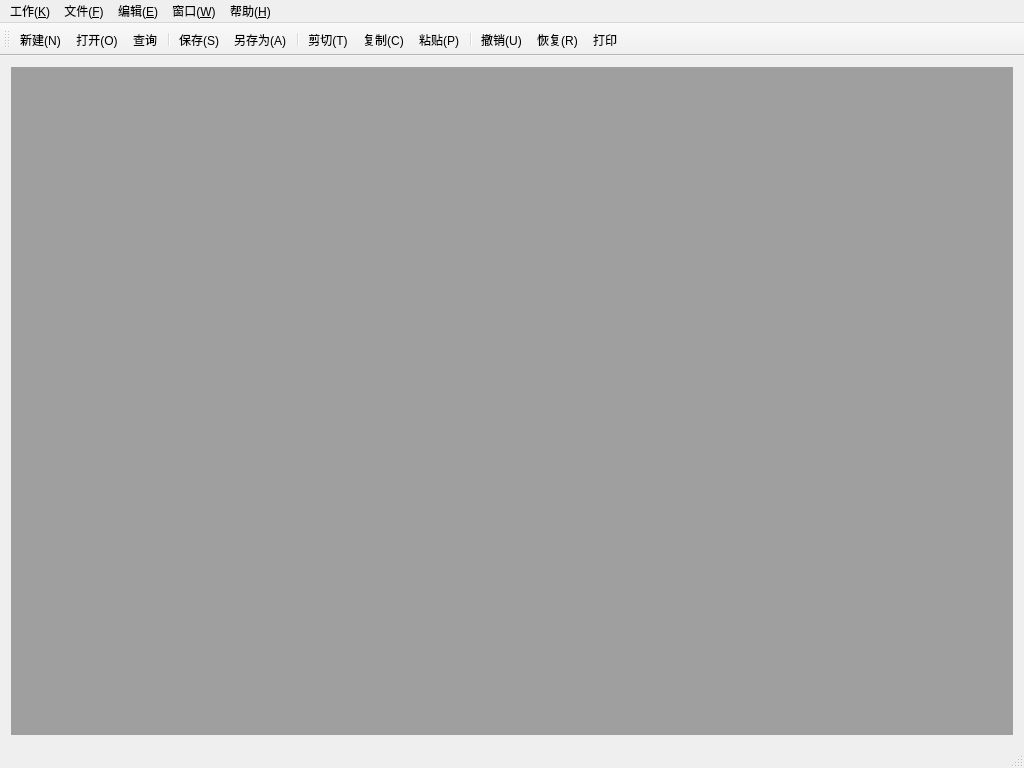
<?xml version="1.0" encoding="UTF-8"?>
<ui version="4.0">
 <class>MainWindow</class>
 <widget class="QMainWindow" name="MainWindow">
  <property name="geometry">
   <rect>
    <x>0</x>
    <y>0</y>
    <width>1024</width>
    <height>768</height>
   </rect>
  </property>
  <property name="windowTitle">
   <string>星达ERP</string>
  </property>
  <property name="windowIcon">
   <iconset resource="../myImage.qrc">
    <normaloff>:/myImage/images/Logo.jpg</normaloff>:/myImage/images/Logo.jpg</iconset>
  </property>
  <widget class="QWidget" name="centralWidget">
   <layout class="QGridLayout" name="gridLayout">
    <item row="0" column="0">
     <widget class="QMdiArea" name="mdiArea"/>
    </item>
   </layout>
  </widget>
  <widget class="QMenuBar" name="menuBar">
   <property name="geometry">
    <rect>
     <x>0</x>
     <y>0</y>
     <width>1024</width>
     <height>26</height>
    </rect>
   </property>
   <widget class="QMenu" name="menuF">
    <property name="title">
     <string>文件(&amp;F)</string>
    </property>
    <addaction name="actionNew"/>
    <addaction name="actionOpen"/>
    <addaction name="action_query"/>
    <addaction name="separator"/>
    <addaction name="actionSave"/>
    <addaction name="actionSaveAs"/>
    <addaction name="separator"/>
    <addaction name="actionExit"/>
    <addaction name="actionprint"/>
   </widget>
   <widget class="QMenu" name="menuE">
    <property name="title">
     <string>编辑(&amp;E)</string>
    </property>
    <addaction name="actionUndo"/>
    <addaction name="actionRedo"/>
    <addaction name="separator"/>
    <addaction name="actionCut"/>
    <addaction name="actionCopy"/>
    <addaction name="actionPaste"/>
   </widget>
   <widget class="QMenu" name="menuW">
    <property name="title">
     <string>窗口(&amp;W)</string>
    </property>
    <addaction name="actionClose"/>
    <addaction name="actionCloseAll"/>
    <addaction name="separator"/>
    <addaction name="actionTile"/>
    <addaction name="actionCascade"/>
    <addaction name="separator"/>
    <addaction name="actionNext"/>
    <addaction name="actionPrevious"/>
   </widget>
   <widget class="QMenu" name="menuH">
    <property name="title">
     <string>帮助(&amp;H)</string>
    </property>
    <addaction name="actionAbout"/>
   </widget>
   <widget class="QMenu" name="menuK">
    <property name="title">
     <string>工作(&amp;K)</string>
    </property>
    <widget class="QMenu" name="menu">
     <property name="title">
      <string>销售</string>
     </property>
     <property name="icon">
      <iconset resource="../myImage.qrc">
       <normaloff>:/myImage/images/quote.ico</normaloff>:/myImage/images/quote.ico</iconset>
     </property>
     <addaction name="actionQuote"/>
     <addaction name="actionCheck"/>
     <addaction name="actionAdjust"/>
     <addaction name="separator"/>
     <addaction name="actionOrder"/>
    </widget>
    <widget class="QMenu" name="menu_QA">
     <property name="title">
      <string>质保</string>
     </property>
     <property name="icon">
      <iconset resource="../myImage.qrc">
       <normaloff>:/myImage/images/microscope.png</normaloff>:/myImage/images/microscope.png</iconset>
     </property>
     <widget class="QMenu" name="menu_6">
      <property name="title">
       <string>力学性能</string>
      </property>
      <addaction name="menu_UT"/>
      <addaction name="menu_PT"/>
      <addaction name="menu_MT"/>
      <addaction name="actionchongji"/>
      <addaction name="actionlasheng"/>
      <addaction name="actionyindu"/>
     </widget>
     <addaction name="actionPMI"/>
     <addaction name="menu_6"/>
     <addaction name="actionInspection"/>
    </widget>
    <widget class="QMenu" name="menu_10">
     <property name="title">
      <string>仓库</string>
     </property>
     <property name="icon">
      <iconset resource="../myImage.qrc">
       <normaloff>:/myImage/images/warehouse.png</normaloff>:/myImage/images/warehouse.png</iconset>
     </property>
     <addaction name="actiongangcai_2"/>
     <addaction name="actionwujin_2"/>
     <addaction name="actionshebei"/>
    </widget>
    <widget class="QMenu" name="menu_2">
     <property name="title">
      <string>生产</string>
     </property>
     <property name="icon">
      <iconset resource="../myImage.qrc">
       <normaloff>:/myImage/images/machine.png</normaloff>:/myImage/images/machine.png</iconset>
     </property>
     <widget class="QMenu" name="menu_3">
      <property name="title">
       <string>锻造</string>
      </property>
      <addaction name="action1T"/>
      <addaction name="action2T"/>
      <addaction name="actionyaji"/>
      <addaction name="actionwaixie"/>
      <addaction name="actionFgInput"/>
     </widget>
     <widget class="QMenu" name="menu_4">
      <property name="title">
       <string>机加工</string>
      </property>
      <property name="icon">
       <iconset resource="../myImage.qrc">
        <normaloff>:/myImage/images/robot_32px.png</normaloff>:/myImage/images/robot_32px.png</iconset>
      </property>
      <addaction name="actionjingong"/>
      <addaction name="actionjijiaweixie"/>
      <addaction name="actionMchInput"/>
     </widget>
     <addaction name="actionPlan"/>
     <addaction name="actionprepare"/>
     <addaction name="menu_3"/>
     <addaction name="actionHT"/>
     <addaction name="menu_4"/>
     <addaction name="separator"/>
     <addaction name="separator"/>
     <addaction name="actionScrap"/>
    </widget>
    <widget class="QMenu" name="menu_8">
     <property name="title">
      <string>技术</string>
     </property>
     <property name="icon">
      <iconset resource="../myImage.qrc">
       <normaloff>:/myImage/images/Drawing.png</normaloff>:/myImage/images/Drawing.png</iconset>
     </property>
     <addaction name="actiongongyi"/>
     <addaction name="actionjiagongtuzhi"/>
     <addaction name="actionbiaozhunguifan"/>
    </widget>
    <widget class="QMenu" name="menu_9">
     <property name="title">
      <string>采购</string>
     </property>
     <property name="icon">
      <iconset resource="../myImage.qrc">
       <normaloff>:/myImage/images/buy.ico</normaloff>:/myImage/images/buy.ico</iconset>
     </property>
     <addaction name="actiongangcai"/>
     <addaction name="actionwujin"/>
    </widget>
    <widget class="QMenu" name="menu_11">
     <property name="title">
      <string>查询报表</string>
     </property>
     <addaction name="actionorder"/>
     <addaction name="actionwaixie_2"/>
     <addaction name="actionsc"/>
     <addaction name="actionjindu"/>
    </widget>
    <widget class="QMenu" name="menu_5">
     <property name="title">
      <string>发货</string>
     </property>
     <property name="icon">
      <iconset resource="../myImage.qrc">
       <normaloff>:/myImage/images/logistics_32px.ico</normaloff>:/myImage/images/logistics_32px.ico</iconset>
     </property>
     <addaction name="actionDeliveryList"/>
     <addaction name="actionPackingList"/>
     <addaction name="actionWarranty"/>
     <addaction name="actionLogistics"/>
    </widget>
    <addaction name="actionHomepage"/>
    <addaction name="separator"/>
    <addaction name="menu"/>
    <addaction name="menu_2"/>
    <addaction name="menu_QA"/>
    <addaction name="menu_9"/>
    <addaction name="menu_10"/>
    <addaction name="menu_5"/>
    <addaction name="actionFinance"/>
    <addaction name="menu_8"/>
    <addaction name="menu_11"/>
    <addaction name="actionziyuan"/>
   </widget>
   <addaction name="menuK"/>
   <addaction name="menuF"/>
   <addaction name="menuE"/>
   <addaction name="menuW"/>
   <addaction name="menuH"/>
  </widget>
  <widget class="QToolBar" name="toolBar">
   <attribute name="toolBarArea">
    <enum>TopToolBarArea</enum>
   </attribute>
   <attribute name="toolBarBreak">
    <bool>false</bool>
   </attribute>
   <addaction name="actionNew"/>
   <addaction name="actionOpen"/>
   <addaction name="action_query"/>
   <addaction name="separator"/>
   <addaction name="actionSave"/>
   <addaction name="actionSaveAs"/>
   <addaction name="separator"/>
   <addaction name="actionCut"/>
   <addaction name="actionCopy"/>
   <addaction name="actionPaste"/>
   <addaction name="separator"/>
   <addaction name="actionUndo"/>
   <addaction name="actionRedo"/>
   <addaction name="actionprint"/>
  </widget>
  <widget class="QStatusBar" name="statusBar"/>
  <action name="actionNew">
   <property name="icon">
    <iconset resource="../myImage.qrc">
     <normaloff>:/myImage/images/new.png</normaloff>:/myImage/images/new.png</iconset>
   </property>
   <property name="text">
    <string>新建(&amp;N)</string>
   </property>
   <property name="toolTip">
    <string>新建</string>
   </property>
   <property name="shortcut">
    <string>Ctrl+N</string>
   </property>
  </action>
  <action name="actionOpen">
   <property name="icon">
    <iconset resource="../myImage.qrc">
     <normaloff>:/myImage/images/open.png</normaloff>:/myImage/images/open.png</iconset>
   </property>
   <property name="text">
    <string>打开(&amp;O)...</string>
   </property>
   <property name="toolTip">
    <string>打开</string>
   </property>
   <property name="shortcut">
    <string>Ctrl+O</string>
   </property>
  </action>
  <action name="actionSave">
   <property name="icon">
    <iconset resource="../myImage.qrc">
     <normaloff>:/myImage/images/save.png</normaloff>:/myImage/images/save.png</iconset>
   </property>
   <property name="text">
    <string>保存(&amp;S)</string>
   </property>
   <property name="toolTip">
    <string>保存</string>
   </property>
   <property name="shortcut">
    <string>Ctrl+S</string>
   </property>
  </action>
  <action name="actionSaveAs">
   <property name="icon">
    <iconset resource="../myImage.qrc">
     <normaloff>:/myImage/images/saveAs.png</normaloff>:/myImage/images/saveAs.png</iconset>
   </property>
   <property name="text">
    <string>另存为(&amp;A)...</string>
   </property>
   <property name="toolTip">
    <string>另存为</string>
   </property>
  </action>
  <action name="actionExit">
   <property name="icon">
    <iconset resource="../myImage.qrc">
     <normaloff>:/myImage/images/exit.png</normaloff>:/myImage/images/exit.png</iconset>
   </property>
   <property name="text">
    <string>退出(&amp;X)</string>
   </property>
   <property name="toolTip">
    <string>退出</string>
   </property>
  </action>
  <action name="actionUndo">
   <property name="icon">
    <iconset resource="../myImage.qrc">
     <normaloff>:/myImage/images/undo.png</normaloff>:/myImage/images/undo.png</iconset>
   </property>
   <property name="text">
    <string>撤销(&amp;U)</string>
   </property>
   <property name="toolTip">
    <string>撤销</string>
   </property>
   <property name="shortcut">
    <string>Ctrl+Z</string>
   </property>
  </action>
  <action name="actionRedo">
   <property name="icon">
    <iconset resource="../myImage.qrc">
     <normaloff>:/myImage/images/redo.png</normaloff>:/myImage/images/redo.png</iconset>
   </property>
   <property name="text">
    <string>恢复(&amp;R)</string>
   </property>
   <property name="toolTip">
    <string>恢复</string>
   </property>
   <property name="shortcut">
    <string>Ctrl+Y</string>
   </property>
  </action>
  <action name="actionCut">
   <property name="icon">
    <iconset resource="../myImage.qrc">
     <normaloff>:/myImage/images/cut.png</normaloff>:/myImage/images/cut.png</iconset>
   </property>
   <property name="text">
    <string>剪切(&amp;T)</string>
   </property>
   <property name="toolTip">
    <string>剪切</string>
   </property>
   <property name="shortcut">
    <string>Ctrl+X</string>
   </property>
  </action>
  <action name="actionCopy">
   <property name="icon">
    <iconset resource="../myImage.qrc">
     <normaloff>:/myImage/images/copy.png</normaloff>:/myImage/images/copy.png</iconset>
   </property>
   <property name="text">
    <string>复制(&amp;C)</string>
   </property>
   <property name="toolTip">
    <string>复制</string>
   </property>
   <property name="shortcut">
    <string>Ctrl+C</string>
   </property>
  </action>
  <action name="actionPaste">
   <property name="icon">
    <iconset resource="../myImage.qrc">
     <normaloff>:/myImage/images/paste.png</normaloff>:/myImage/images/paste.png</iconset>
   </property>
   <property name="text">
    <string>粘贴(&amp;P)</string>
   </property>
   <property name="toolTip">
    <string>粘贴</string>
   </property>
   <property name="shortcut">
    <string>Ctrl+V</string>
   </property>
  </action>
  <action name="actionClose">
   <property name="text">
    <string>关闭(&amp;O)</string>
   </property>
   <property name="toolTip">
    <string>关闭</string>
   </property>
  </action>
  <action name="actionCloseAll">
   <property name="text">
    <string>关闭所有窗口(&amp;A)</string>
   </property>
   <property name="toolTip">
    <string>关闭所有窗口</string>
   </property>
  </action>
  <action name="actionTile">
   <property name="text">
    <string>平铺(&amp;T)</string>
   </property>
   <property name="toolTip">
    <string>平铺</string>
   </property>
  </action>
  <action name="actionCascade">
   <property name="text">
    <string>层叠(&amp;C)</string>
   </property>
   <property name="toolTip">
    <string>层叠</string>
   </property>
  </action>
  <action name="actionNext">
   <property name="icon">
    <iconset resource="../myImage.qrc">
     <normaloff>:/myImage/images/next.png</normaloff>:/myImage/images/next.png</iconset>
   </property>
   <property name="text">
    <string>下一个(&amp;X)</string>
   </property>
   <property name="toolTip">
    <string>下一个</string>
   </property>
   <property name="shortcut">
    <string>Ctrl+Tab</string>
   </property>
  </action>
  <action name="actionPrevious">
   <property name="icon">
    <iconset resource="../myImage.qrc">
     <normaloff>:/myImage/images/previous.png</normaloff>:/myImage/images/previous.png</iconset>
   </property>
   <property name="text">
    <string>前一个(&amp;V)</string>
   </property>
   <property name="toolTip">
    <string>前一个</string>
   </property>
   <property name="shortcut">
    <string>Ctrl+Shift+Backtab</string>
   </property>
  </action>
  <action name="actionAbout">
   <property name="icon">
    <iconset resource="../myImage.qrc">
     <normaloff>:/myImage/images/about.png</normaloff>:/myImage/images/about.png</iconset>
   </property>
   <property name="text">
    <string>关于ERP(&amp;A)</string>
   </property>
   <property name="toolTip">
    <string>关于</string>
   </property>
  </action>
  <action name="actionAboutQt">
   <property name="text">
    <string>关于星达ERP(&amp;Q)</string>
   </property>
   <property name="toolTip">
    <string>关于ERP</string>
   </property>
  </action>
  <action name="actionHomepage">
   <property name="icon">
    <iconset resource="../myImage.qrc">
     <normaloff>:/myImage/images/Logo_2.jpg</normaloff>:/myImage/images/Logo_2.jpg</iconset>
   </property>
   <property name="text">
    <string>首页</string>
   </property>
  </action>
  <action name="actionFinance">
   <property name="icon">
    <iconset resource="../myImage.qrc">
     <normaloff>:/myImage/images/finance.png</normaloff>:/myImage/images/finance.png</iconset>
   </property>
   <property name="text">
    <string>财务</string>
   </property>
  </action>
  <action name="actionQuote">
   <property name="icon">
    <iconset resource="../myImage.qrc">
     <normaloff>:/myImage/images/Sales.png</normaloff>:/myImage/images/Sales.png</iconset>
   </property>
   <property name="text">
    <string>报价</string>
   </property>
  </action>
  <action name="actionCheck">
   <property name="icon">
    <iconset resource="../myImage.qrc">
     <normaloff>:/myImage/images/check.png</normaloff>:/myImage/images/check.png</iconset>
   </property>
   <property name="text">
    <string>审核</string>
   </property>
  </action>
  <action name="actionOrder">
   <property name="icon">
    <iconset resource="../myImage.qrc">
     <normaloff>:/myImage/images/order.ico</normaloff>:/myImage/images/order.ico</iconset>
   </property>
   <property name="text">
    <string>订单</string>
   </property>
  </action>
  <action name="actionprint">
   <property name="icon">
    <iconset resource="../myImage.qrc">
     <normaloff>:/myImage/images/print.png</normaloff>:/myImage/images/print.png</iconset>
   </property>
   <property name="text">
    <string>打印</string>
   </property>
  </action>
  <action name="action_query">
   <property name="icon">
    <iconset resource="../myImage.qrc">
     <normaloff>:/myImage/images/file_manager.png</normaloff>:/myImage/images/file_manager.png</iconset>
   </property>
   <property name="text">
    <string>查询</string>
   </property>
  </action>
  <action name="actionAdjust">
   <property name="icon">
    <iconset resource="../myImage.qrc">
     <normaloff>:/myImage/images/adjust.png</normaloff>:/myImage/images/adjust.png</iconset>
   </property>
   <property name="text">
    <string>调价</string>
   </property>
  </action>
  <action name="actionPlan">
   <property name="text">
    <string>计划排产</string>
   </property>
  </action>
  <action name="actionprepare">
   <property name="text">
    <string>备料</string>
   </property>
  </action>
  <action name="actionHT">
   <property name="icon">
    <iconset resource="../myImage.qrc">
     <normaloff>:/myImage/images/hot_32px.png</normaloff>:/myImage/images/hot_32px.png</iconset>
   </property>
   <property name="text">
    <string>热处理</string>
   </property>
  </action>
  <action name="action1T">
   <property name="text">
    <string>1T</string>
   </property>
  </action>
  <action name="action2T">
   <property name="text">
    <string>2T</string>
   </property>
  </action>
  <action name="actionyaji">
   <property name="text">
    <string>压机</string>
   </property>
  </action>
  <action name="actionwaixie">
   <property name="text">
    <string>锻造外协</string>
   </property>
  </action>
  <action name="actionjingong">
   <property name="text">
    <string>金工车间</string>
   </property>
  </action>
  <action name="actionjijiaweixie">
   <property name="text">
    <string>机加外协</string>
   </property>
  </action>
  <action name="menu_UT">
   <property name="text">
    <string>UT</string>
   </property>
  </action>
  <action name="menu_PT">
   <property name="text">
    <string>PT</string>
   </property>
  </action>
  <action name="menu_MT">
   <property name="text">
    <string>MT</string>
   </property>
  </action>
  <action name="actionchongji">
   <property name="text">
    <string>冲击</string>
   </property>
  </action>
  <action name="actionlasheng">
   <property name="text">
    <string>拉伸</string>
   </property>
  </action>
  <action name="actionyindu">
   <property name="text">
    <string>硬度</string>
   </property>
  </action>
  <action name="actionInspection">
   <property name="text">
    <string>出厂检验</string>
   </property>
  </action>
  <action name="actionPMI">
   <property name="text">
    <string>PMI</string>
   </property>
  </action>
  <action name="actiongongyi">
   <property name="text">
    <string>工艺流程</string>
   </property>
  </action>
  <action name="actionjiagongtuzhi">
   <property name="text">
    <string>加工图纸</string>
   </property>
  </action>
  <action name="actionbiaozhunguifan">
   <property name="text">
    <string>标准规范</string>
   </property>
  </action>
  <action name="actiongangcai">
   <property name="text">
    <string>钢材</string>
   </property>
  </action>
  <action name="actionwujin">
   <property name="text">
    <string>五金</string>
   </property>
  </action>
  <action name="actiongangcai_2">
   <property name="text">
    <string>钢材台账</string>
   </property>
  </action>
  <action name="actionwujin_2">
   <property name="text">
    <string>五金台账</string>
   </property>
  </action>
  <action name="actionshebei">
   <property name="text">
    <string>设备台账</string>
   </property>
  </action>
  <action name="actionziyuan">
   <property name="text">
    <string>资源管理</string>
   </property>
  </action>
  <action name="actionorder">
   <property name="text">
    <string>合同报表</string>
   </property>
  </action>
  <action name="actionwaixie_2">
   <property name="text">
    <string>外协报表</string>
   </property>
  </action>
  <action name="actionsc">
   <property name="text">
    <string>生产报表</string>
   </property>
  </action>
  <action name="actionScrap">
   <property name="text">
    <string>报废</string>
   </property>
  </action>
  <action name="actionjindu">
   <property name="text">
    <string>生产进度</string>
   </property>
  </action>
  <action name="actionFgInput">
   <property name="icon">
    <iconset resource="../myImage.qrc">
     <normaloff>:/myImage/images/enter_32px.png</normaloff>:/myImage/images/enter_32px.png</iconset>
   </property>
   <property name="text">
    <string>锻造进度录入</string>
   </property>
  </action>
  <action name="action1">
   <property name="text">
    <string>1</string>
   </property>
  </action>
  <action name="actionMchInput">
   <property name="text">
    <string>机加进度录入</string>
   </property>
  </action>
  <action name="actionDeliveryList">
   <property name="text">
    <string>送货清单</string>
   </property>
  </action>
  <action name="actionWarranty">
   <property name="text">
    <string>质保书</string>
   </property>
  </action>
  <action name="actionLogistics">
   <property name="text">
    <string>物流</string>
   </property>
  </action>
  <action name="actionPackingList">
   <property name="text">
    <string>装箱单</string>
   </property>
  </action>
 </widget>
 <layoutdefault spacing="6" margin="11"/>
 <resources>
  <include location="../myImage.qrc"/>
 </resources>
 <connections/>
</ui>
